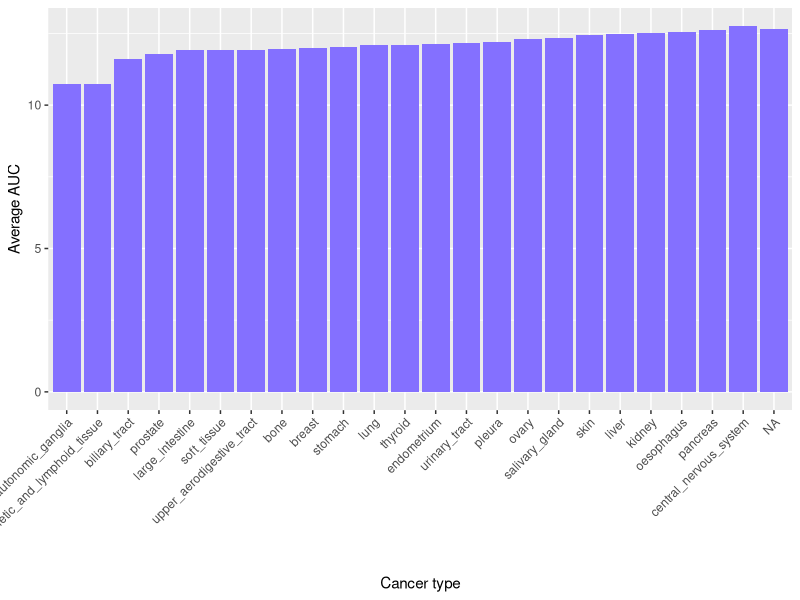
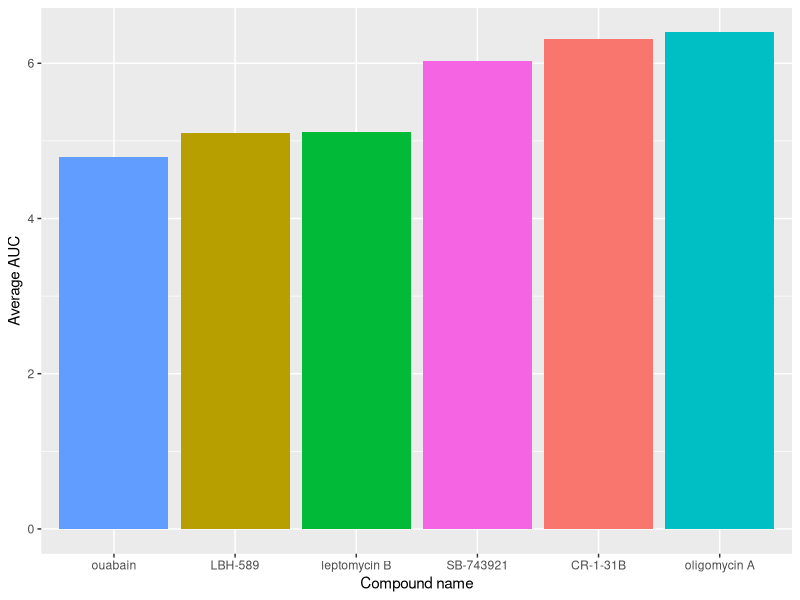
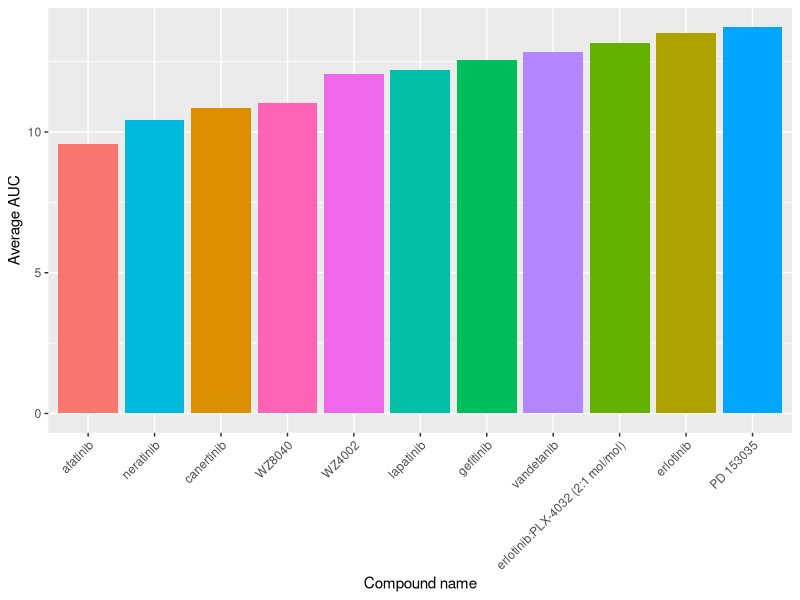

Here is the R script that generated these plots, in order:
## ---- chunk 1
knitr::opts_chunk$set(echo = TRUE)
library(tidyr)
library(dplyr)
library(readr)
library(ggplot2)
library(stringr)
## ---- chunk 2
AUC_1 <- read.csv("CTRP_files/AUC_1.csv")
AUC_2 <- read.csv("CTRP_files/AUC_2.csv")
cancer_cell_line_info <- read.csv("CTRP_files/cancer_cell_line_info.csv")
compound_info <- read.csv("CTRP_files/compound_info.csv")
experiment_info <- read.csv("CTRP_files/Experiment_info.csv")
## ---- chunk 3
#joining all the data into one data frame
Joined_CTRP_data <- AUC_1 %>%
  bind_rows(AUC_2) %>%
  inner_join(experiment_info, by = c("experiment_id" = "expt_id")) %>%
  inner_join(cancer_cell_line_info, by = "master_ccl_id")%>%
  inner_join(compound_info, by = "master_cpd_id") 

## ---- chunk 4

#finding the cancer_type with lowest mean AUC
CTRP_VOR <- Joined_CTRP_data %>%
  filter(cpd_name == "vorinostat") %>%
  group_by(cancer_type) %>%
  summarize(AUC = mean(area_under_curve)) %>%
  arrange(AUC)
  
#visualizing the data 
CTRP_VOR

#Answer = haematopoietic_and_lymphoid_tissue

## ---- chunk 5

# creating a bar graph for the average AUC of each cancer type
ggplot(CTRP_VOR, aes(x = reorder(cancer_type, AUC), y = AUC)) + geom_col(fill = "lightslateblue") + 
  theme(axis.text.x = element_text(angle = 45, hjust = 1)) +
  xlab("Cancer type") +
  ylab("Average AUC")


## ---- chunk 6

CTRP_prostate <- Joined_CTRP_data %>%
  filter(cancer_type == "prostate") %>%
  group_by(cpd_name) %>%
  summarize(AUC = mean(area_under_curve)) %>%
  arrange(AUC)

#filtering for ccl_name == "22RV1" yielded no results, so instead I just filtered for the prostate cancer type and found the compound with lowest AUC. Note that this isn't really related to a specific cell line, but didn't know what else to do.

#visualizing CTRP_prostate data frame
graph_prostate <- head(CTRP_prostate)


#Answer = *Auobain

## ---- chunk 7

#Graph of top 6 rows of CTRP_prostate
ggplot(graph_prostate, aes(x = reorder(cpd_name,AUC), AUC, fill = cpd_name)) + 
  geom_col() +
  xlab("Compound name") +
  ylab("Average AUC") +
  theme(legend.position = "none")

## ---- chunk 8
CTRP_EGFR <- Joined_CTRP_data %>%
  select(cancer_type, gene_symbol_of_protein_target, area_under_curve, cpd_name) %>%
  filter(cancer_type == "breast") %>%
  filter(str_detect(gene_symbol_of_protein_target, "EGFR"))%>%
  group_by(cpd_name, gene_symbol_of_protein_target) %>%
  summarize(AUC = mean(area_under_curve)) %>%
  arrange(AUC)


CTRP_EGFR

#Answer = afatinib
## ---- chunk 9
ggplot(CTRP_EGFR, aes(x = reorder(cpd_name, AUC), y = AUC, fill = cpd_name)) +
  geom_col() +
  xlab("Compound name")+
  ylab("Average AUC") +
  theme(axis.text.x = element_text(angle = 45, hjust = 1), legend.position = "none")
    

